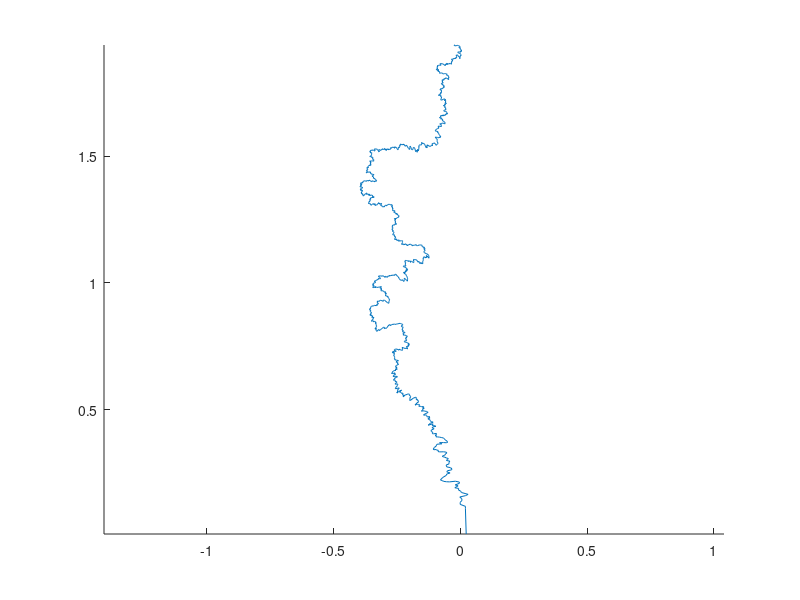

Recreate this plot in MATLAB.
% view SLE
% view data pre-computed by 'continuity_of_tip_in_kappa.m'


% there are several ways to view curves.

% 
% First way. Plot in 3d and interpolate nicely between kappa
clear all;
hold on;
load('SLE.mat','X','Y');
plot(X,Y);
axis equal;